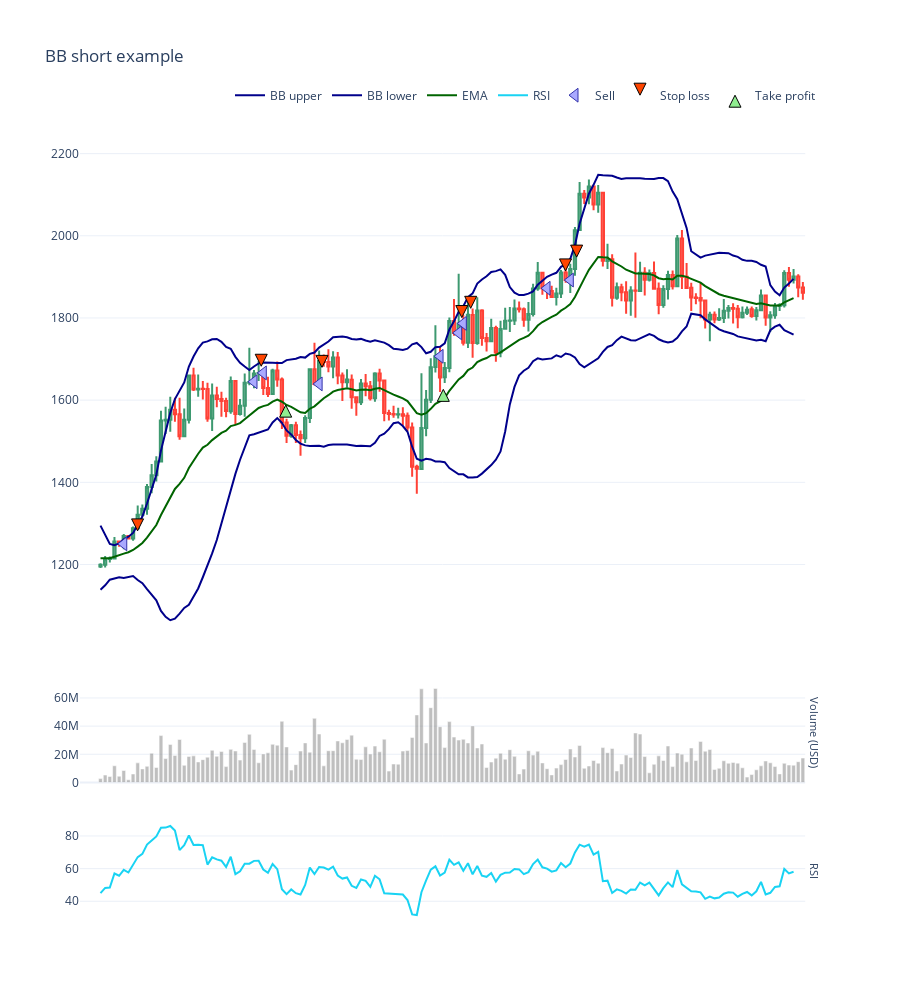

Notebook code cell kept with this figure:
### Code cell
from tradeexecutor.visual.single_pair import visualise_single_pair, visualise_single_pair_positions_with_duration_and_slippage
from tradingstrategy.charting.candle_chart import VolumeBarMode

figure = visualise_single_pair(
    state,
    universe.universe.candles,
    start_at=START_AT,
    end_at=END_AT,
    volume_bar_mode=VolumeBarMode.separate,
    volume_axis_name="Volume (USD)",
    height = 1000,
)

figure.show()

### Figure 1 — Plotly figure (JSON) as saved in the notebook; plotly's stock layout.template omitted (floating-point values rounded to 4 significant figures; data arrays with more than 128 entries replaced by an {"elided": "..."} marker saying what was removed)
{"data": [{"marker": {"color": "rgba(128,128,128,0.5)"}, "showlegend": false, "type": "bar", "x": {"elided": "152 str values"}, "xaxis": "x", "y": {"elided": "152 float values"}, "yaxis": "y2"}, {"close": {"elided": "152 float values"}, "high": {"elided": "152 float values"}, "hoverinfo": "text", "low": {"elided": "152 float values"}, "open": {"elided": "152 float values"}, "showlegend": false, "text": {"elided": "152 str values"}, "type": "candlestick", "x": {"elided": "152 str values"}, "xaxis": "x", "yaxis": "y"}, {"line": {"color": "darkblue", "shape": "linear"}, "mode": "lines", "name": "BB upper", "type": "scatter", "x": {"elided": "151 str values"}, "xaxis": "x", "y": {"elided": "151 float values"}, "yaxis": "y"}, {"line": {"color": "darkblue", "shape": "linear"}, "mode": "lines", "name": "BB lower", "type": "scatter", "x": {"elided": "151 str values"}, "xaxis": "x", "y": {"elided": "151 float values"}, "yaxis": "y"}, {"line": {"color": "darkgreen", "shape": "linear"}, "mode": "lines", "name": "EMA", "type": "scatter", "x": {"elided": "151 str values"}, "xaxis": "x", "y": {"elided": "151 float values"}, "yaxis": "y"}, {"line": {"shape": "linear"}, "mode": "lines", "name": "RSI", "type": "scatter", "x": {"elided": "151 str values"}, "xaxis": "x", "y": {"elided": "151 float values"}, "yaxis": "y3"}, {"hoverinfo": "text", "marker": {"color": "#aaaaff", "line": {"color": "#3333aa", "width": 1}, "size": 12, "symbol": "triangle-right"}, "mode": "markers", "name": "Buy", "text": [], "type": "scatter", "x": [], "xaxis": "x", "y": [], "yaxis": "y"}, {"hoverinfo": "text", "marker": {"color": "#aaaaff", "line": {"color": "#3333aa", "width": 1}, "size": 12, "symbol": "triangle-left"}, "mode": "markers", "name": "Sell", "text": ["------------------------------------------------------------<br>Sell WETH<br><br>Executed at: 2023-01-06 00:00:00<br>Value: 4997.5000 USD<br>Quantity: 3.999411 WETH<br>Executed at price: 1249.5590 WETH / USD<br>Fees paid: $2.50", "------------------------------------------------------------<br>Sell WETH<br><br>Executed at: 2023-02-03 00:00:00<br>Value: 4865.6271 USD<br>Quantity: 2.959791 WETH<br>Executed at price: 1643.9091 WETH / USD<br>Fees paid: $2.43", "------------------------------------------------------------<br>Sell WETH<br><br>Executed at: 2023-02-05 00:00:00<br>Value: 4748.8884 USD<br>Quantity: 2.851469 WETH<br>Executed at price: 1665.4183 WETH / USD<br>Fees paid: $2.38", "------------------------------------------------------------<br>Sell WETH<br><br>Executed at: 2023-02-17 00:00:00<br>Value: 4967.0769 USD<br>Quantity: 3.031187 WETH<br>Executed at price: 1638.6572 WETH / USD<br>Fees paid: $2.48", "------------------------------------------------------------<br>Sell WETH<br><br>Executed at: 2023-03-15 00:00:00<br>Value: 4839.8752 USD<br>Quantity: 2.837189 WETH<br>Executed at price: 1705.8698 WETH / USD<br>Fees paid: $2.42", "------------------------------------------------------------<br>Sell WETH<br><br>Executed at: 2023-03-19 00:00:00<br>Value: 5063.3475 USD<br>Quantity: 2.872418 WETH<br>Executed at price: 1762.7472 WETH / USD<br>Fees paid: $2.53", "------------------------------------------------------------<br>Sell WETH<br><br>Executed at: 2023-03-20 00:00:00<br>Value: 4950.7800 USD<br>Quantity: 2.772286 WETH<br>Executed at price: 1785.8113 WETH / USD<br>Fees paid: $2.48", "------------------------------------------------------------<br>Sell WETH<br><br>Executed at: 2023-04-07 00:00:00<br>Value: 4843.7103 USD<br>Quantity: 2.588324 WETH<br>Executed at price: 1871.3695 WETH / USD<br>Fees paid: $2.42", "------------------------------------------------------------<br>Sell WETH<br><br>Executed at: 2023-04-12 00:00:00<br>Value: 4730.2430 USD<br>Quantity: 2.501040 WETH<br>Executed at price: 1891.3105 WETH / USD<br>Fees paid: $2.37"], "type": "scatter", "x": ["2023-01-06T00:00:00", "2023-02-03T00:00:00", "2023-02-05T00:00:00", "2023-02-17T00:00:00", "2023-03-15T00:00:00", "2023-03-19T00:00:00", "2023-03-20T00:00:00", "2023-04-07T00:00:00", "2023-04-12T00:00:00"], "xaxis": "x", "y": [1250.0, 1645.0, 1666.0, 1639.0, 1707.0, 1764.0, 1787.0, 1872.0, 1892.0], "yaxis": "y"}, {"hoverinfo": "text", "marker": {"color": ["orangered", "orangered", "orangered", "orangered", "orangered", "orangered", "orangered"], "line": {"color": "black", "width": 1}, "size": 12, "symbol": "arrow-down"}, "mode": "markers", "name": "Stop loss", "text": ["------------------------------------------------------------<br>Stop loss WETH<br><br>Triggered at: 1275.1878 WETH / USD<br>Executed at: 2023-01-08 23:15:00<br>Value: 5129.7235 USD<br>Quantity: 3.999872 WETH<br>Executed at price: 1282.4720 WETH / USD<br>Fees paid: $2.56", "------------------------------------------------------------<br>Stop loss WETH<br><br>Triggered at: 1677.6261 WETH / USD<br>Executed at: 2023-02-04 13:15:00<br>Value: 4982.6186 USD<br>Quantity: 2.959972 WETH<br>Executed at price: 1683.3331 WETH / USD<br>Fees paid: $2.49", "------------------------------------------------------------<br>Stop loss WETH<br><br>Triggered at: 1672.2665 WETH / USD<br>Executed at: 2023-02-17 14:45:00<br>Value: 5094.3410 USD<br>Quantity: 3.031187 WETH<br>Executed at price: 1680.6421 WETH / USD<br>Fees paid: $2.55", "------------------------------------------------------------<br>Stop loss WETH<br><br>Triggered at: 1798.9016 WETH / USD<br>Executed at: 2023-03-19 16:00:00<br>Value: 5175.9701 USD<br>Quantity: 2.872418 WETH<br>Executed at price: 1801.9555 WETH / USD<br>Fees paid: $2.59", "------------------------------------------------------------<br>Stop loss WETH<br><br>Triggered at: 1822.4388 WETH / USD<br>Executed at: 2023-03-21 14:00:00<br>Value: 5058.1820 USD<br>Quantity: 2.772461 WETH<br>Executed at price: 1824.4377 WETH / USD<br>Fees paid: $2.53", "------------------------------------------------------------<br>Stop loss WETH<br><br>Triggered at: 1909.7517 WETH / USD<br>Executed at: 2023-04-10 23:15:00<br>Value: 4958.4689 USD<br>Quantity: 2.588627 WETH<br>Executed at price: 1915.4822 WETH / USD<br>Fees paid: $2.48", "------------------------------------------------------------<br>Stop loss WETH<br><br>Triggered at: 1930.1018 WETH / USD<br>Executed at: 2023-04-13 08:45:00<br>Value: 4874.9858 USD<br>Quantity: 2.501145 WETH<br>Executed at price: 1949.1015 WETH / USD<br>Fees paid: $2.44"], "type": "scatter", "x": ["2023-01-08T23:15:00", "2023-02-04T13:15:00", "2023-02-17T14:45:00", "2023-03-19T16:00:00", "2023-03-21T14:00:00", "2023-04-10T23:15:00", "2023-04-13T08:45:00"], "xaxis": "x", "y": [1282.0, 1682.0, 1680.0, 1801.0, 1824.0, 1915.0, 1948.0], "yaxis": "y"}, {"hoverinfo": "text", "marker": {"color": "lightgreen", "line": {"color": "black", "width": 1}, "size": 12, "symbol": "arrow-up"}, "mode": "markers", "name": "Take profit", "text": ["------------------------------------------------------------<br>Take profit WETH<br><br>Triggered at: 1599.6014 WETH / USD<br>Executed at: 2023-02-09 19:30:00<br>Value: 4531.3347 USD<br>Quantity: 2.852335 WETH<br>Executed at price: 1588.6407 WETH / USD<br>Fees paid: $2.27", "------------------------------------------------------------<br>Take profit WETH<br><br>Triggered at: 1638.4542 WETH / USD<br>Executed at: 2023-03-15 16:45:00<br>Value: 4616.2900 USD<br>Quantity: 2.837189 WETH<br>Executed at price: 1627.0646 WETH / USD<br>Fees paid: $2.31"], "type": "scatter", "x": ["2023-02-09T19:30:00", "2023-03-15T16:45:00"], "xaxis": "x", "y": [1588.0, 1626.0], "yaxis": "y"}], "layout": {"annotations": [{"font": {"size": 11}, "showarrow": false, "text": "Volume (USD)", "textangle": 90, "x": 0.98, "xanchor": "left", "xref": "paper", "y": 0.2429, "yanchor": "middle", "yref": "paper"}, {"font": {"size": 11}, "showarrow": false, "text": "RSI", "textangle": 90, "x": 0.98, "xanchor": "left", "xref": "paper", "y": 0.06429, "yanchor": "middle", "yref": "paper"}], "height": 1000, "hovermode": "x unified", "legend": {"orientation": "h", "x": 1, "xanchor": "right", "y": 1.09, "yanchor": "top"}, "margin": {"t": 150}, "title": {"text": "BB short example", "y": 0.95}, "xaxis": {"anchor": "y", "domain": [0, 0.98], "matches": "x3", "rangeslider": {"visible": false}, "showticklabels": false}, "xaxis2": {"anchor": "y2", "domain": [0, 0.98], "matches": "x3", "rangeslider": {"visible": false}, "showticklabels": false}, "xaxis3": {"anchor": "y3", "domain": [0, 0.98], "rangeslider": {"visible": false}}, "yaxis": {"anchor": "x", "domain": [0.3571, 1], "showspikes": true, "spikedash": "dot", "spikemode": "across", "spikesnap": "cursor", "spikethickness": 1}, "yaxis2": {"anchor": "x2", "domain": [0.1786, 0.3071], "showspikes": true, "spikedash": "dot", "spikemode": "across", "spikesnap": "cursor", "spikethickness": 1}, "yaxis3": {"anchor": "x3", "domain": [0, 0.1286], "showspikes": true, "spikedash": "dot", "spikemode": "across", "spikesnap": "cursor", "spikethickness": 1}}}
